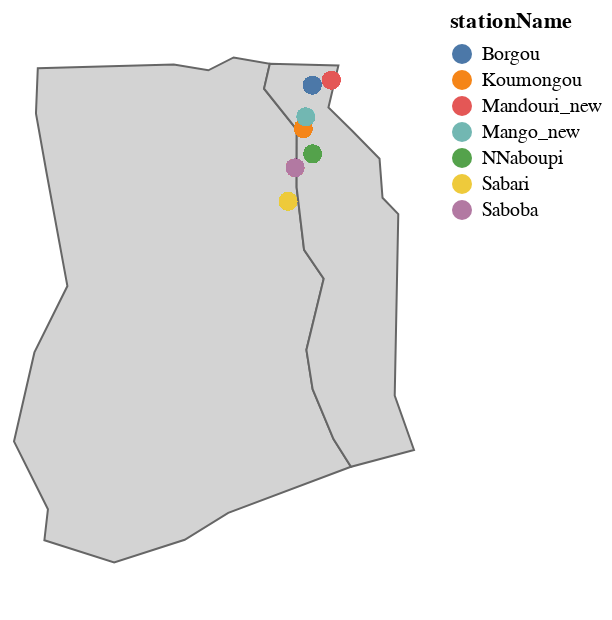

The notebook cell this image was saved under:
### Code cell
map_points = alt.Chart(data_locs).mark_geoshape().project().encode(
    color = 'stationName',
    tooltip='shortName'
    )
map_base = alt.Chart(world.loc[world['name'].isin(['Ghana', 'Togo'])]).mark_geoshape(
    fill='lightgray',
    stroke='#666666' ).project()

alt.layer(map_base, map_points, width=200, height=300)
